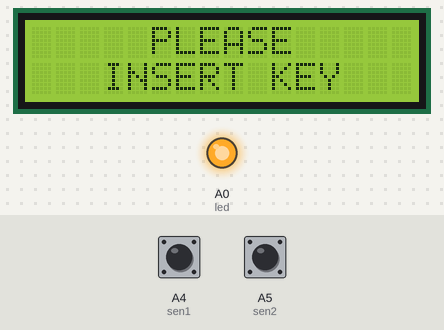
The sketch below on a simulated Arduino Uno, built with avr-gcc and run on an emulated ATmega328P. On the bench: 16×2 character LCD, output pins drawn as LEDs (lit = HIGH). The inputs (shaded band) are chosen by the test bench; at power-on: A4 (sen1) HIGH, A5 (sen2) HIGH.

Above: at 1.2 s.
1.3 s: A4 (sen1) pulled LOW for 3.2 s
At 2.9 s:
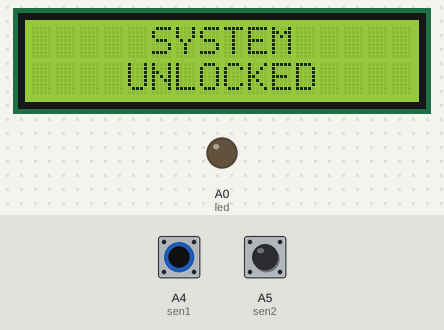
8.2 s: A4 (sen1) pulled LOW for 1.25 s
At 12.2 s:
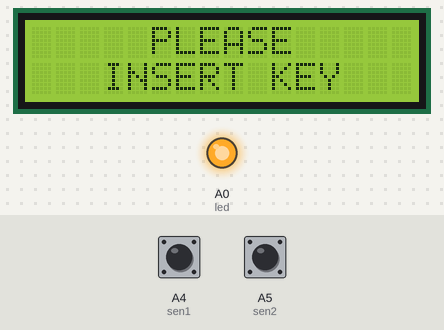
12.5 s: A5 (sen2) pulled LOW for 1.25 s
At 14.3 s:
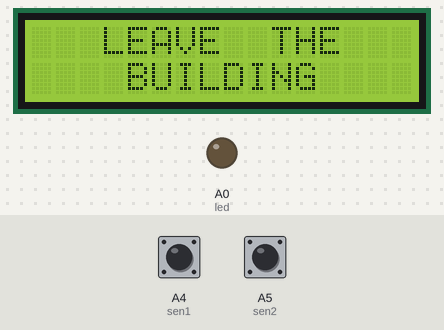
Timing chart, 0 to 16.8 s (numbered marks = the images above; inputs shaded):
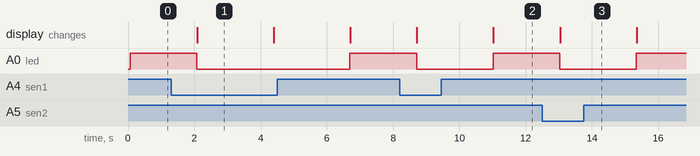

Measured:
- after the input at 1.3 s, A0 (led): HIGH → LOW after 0.78 s, → HIGH 4.6 s later; the display: changes after 0.79 s (image 1)
- after the input at 8.2 s, A0 (led): HIGH → LOW after 0.51 s, → HIGH 2.3 s later; the display: first changes after 0.52 s (image 2 shows a later state)
- after the input at 12.5 s, A0 (led): HIGH → LOW after 0.53 s, → HIGH 2.3 s later; the display: changes after 0.54 s (image 3)
- what the display in image 1 shows lasts 2.3 s, from 2.1 s to 4.4 s

The sketch:

questroom_simpleLCD.ino
```cpp
// include the library code:
#include <LiquidCrystal.h>

byte led = A0;
byte sen1 = A4;
byte sen2 = A5;
byte iteration = 0;
LiquidCrystal lcd(2, 3, 4, 5, 6, 7);

void setup() {
	pinMode(led,OUTPUT);
	pinMode(sen1,INPUT_PULLUP);
	pinMode(sen2,INPUT_PULLUP);
	lcd.begin(16,2);
	Serial.begin(9600);
}

void loop() {
	if (iteration == 2)
	{
		iteration = 0;
	}
	if ((digitalRead(sen1))&&(digitalRead(sen2)))//insert key
	{
		digitalWrite(led,HIGH);
		lcd.clear();
		lcd.home();
		lcd.print("     PLEASE");
		lcd.setCursor(0,1);
		lcd.print("   INSERT KEY");
	} else //leave the building
	{
		digitalWrite(led,LOW);
		if (iteration == 1)
		{
			iteration = 2;
			lcd.clear();
			lcd.home();
			lcd.print("   LEAVE  THE");
			lcd.setCursor(0,1);
			lcd.print("    BUILDING");
			delay(1300);
		}
		if (iteration == 0)
		{
			iteration = 1;
			lcd.clear();
			lcd.home();
			lcd.print("     SYSTEM");
			lcd.setCursor(0,1);
			lcd.print("    UNLOCKED");
			delay(1300);
		}
	}
	delay(1000);
}
```
